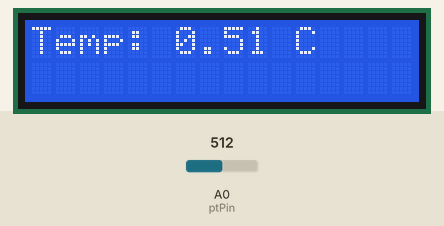
A sketch run on a simulated Arduino Uno, built with avr-gcc and run on an emulated ATmega328P. Shown: 16×2 character LCD. The inputs (shaded band) are chosen by the test bench; at power-on: A0 (ptPin) = 512.

Above: at 3.2 s.
3.3 s: A0 (ptPin) set to 1013
At 4.8 s:
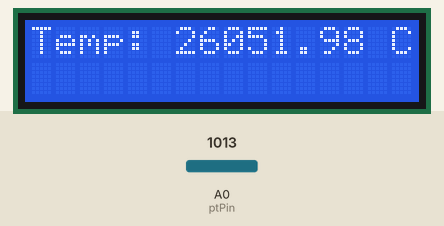
5.5 s: A0 (ptPin) set to 1023
At 6.5 s:
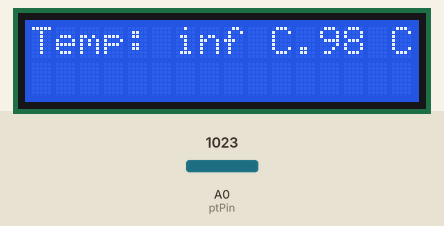
7.5 s: A0 (ptPin) set to 900
At 9.2 s:
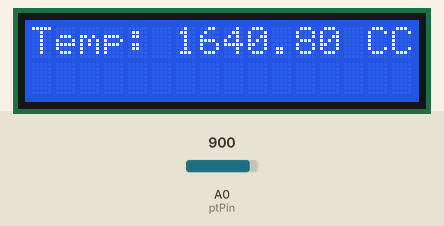
9.5 s: A0 (ptPin) set to 861
At 11.1 s:
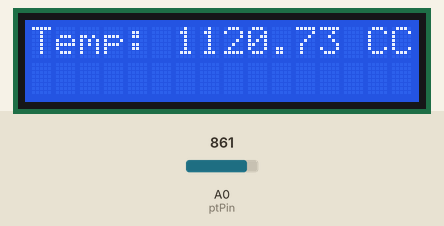
11.5 s: A0 (ptPin) set to 841
At 12.8 s:
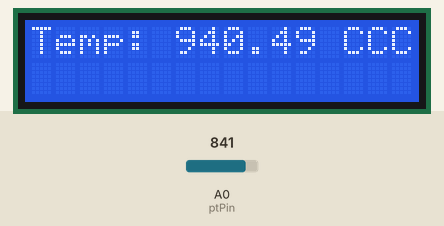
13.5 s: A0 (ptPin) set to 612
At 14.6 s:
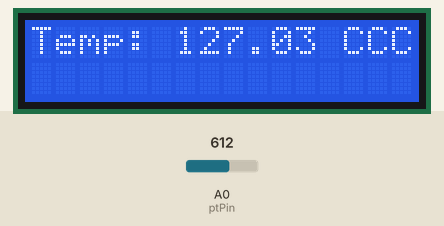
15.5 s: A0 (ptPin) set to 578
Timing chart, 0 to 18.5 s (numbered marks = the images above; inputs shaded):
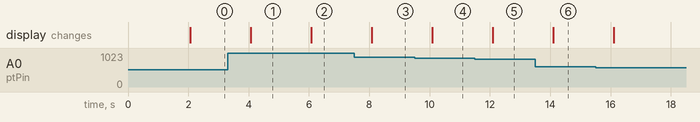

The sketch:

pt100.ino
```cpp
#include <LiquidCrystal.h>

LiquidCrystal lcd(7, 8, 9, 10, 11, 12);

const int ptPin = A0;
const float Vref = 5.0;
const float R_fixed = 100.0;
const float alpha = 0.385;   // ohm per degree

void setup() {
  lcd.begin(16,2);
  lcd.print("PT100 Temp");
  delay(2000);
  lcd.clear();
}

void loop() {
  int adcValue = analogRead(ptPin);

  // Step 1: Convert ADC to voltage
  float voltage = (adcValue * Vref) / 1023.0;

  // Step 2: Calculate PT100 resistance
  float R_pt100 = (voltage * R_fixed) / (Vref - voltage);

  // Step 3: Convert resistance to temperature
  float temperature = (R_pt100 - 100.0) / alpha;

  lcd.setCursor(0,0);
  lcd.print("Temp: ");
  lcd.print(temperature);
  lcd.print(" C");

  delay(1000);
}
```

Measured:
- the behaviour switches between 1022 and 1023 on A0 (ptPin) (found by bisection; images 1 and 2)
- the behaviour switches between 849 and 848 on A0 (ptPin) (found by bisection; images 4 and 5)
- after the input at 3.3 s, the display: changes after 0.77 s (image 1)
- after the input at 5.5 s, the display: changes after 0.58 s (image 2)
- after the input at 7.5 s, the display: changes after 0.58 s (image 3)
- after the input at 9.5 s, the display: changes after 0.59 s (image 4)
- after the input at 11.5 s, the display: changes after 0.59 s (image 5)
- after the input at 13.5 s, the display: changes after 0.60 s (image 6)
